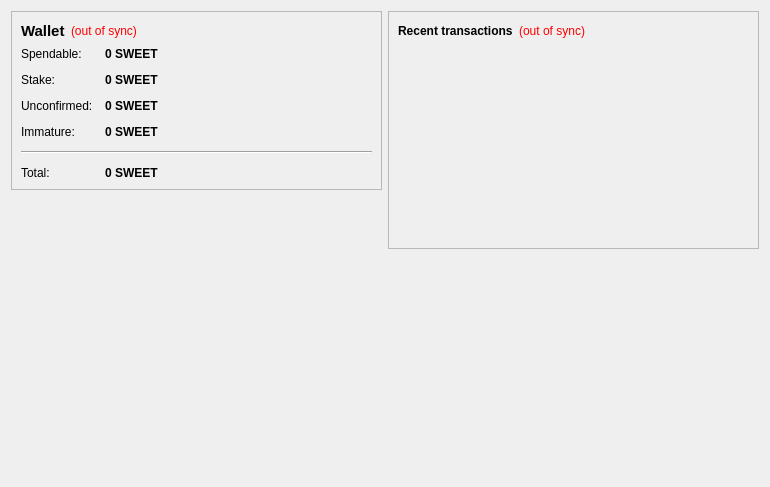
<?xml version="1.0" encoding="UTF-8"?>
<ui version="4.0">
 <class>OverviewPage</class>
 <widget class="QWidget" name="OverviewPage">
  <property name="geometry">
   <rect>
    <x>0</x>
    <y>0</y>
    <width>770</width>
    <height>487</height>
   </rect>
  </property>
  <property name="windowTitle">
   <string>Form</string>
  </property>
  <layout class="QHBoxLayout" name="horizontalLayout" stretch="1,1">
   <item>
    <layout class="QVBoxLayout" name="verticalLayout_2">
     <item>
      <widget class="QFrame" name="frame">
       <property name="frameShape">
        <enum>QFrame::StyledPanel</enum>
       </property>
       <property name="frameShadow">
        <enum>QFrame::Raised</enum>
       </property>
       <layout class="QVBoxLayout" name="verticalLayout_4">
        <item>
         <layout class="QHBoxLayout" name="horizontalLayout_4">
          <item>
           <widget class="QLabel" name="label_5">
            <property name="font">
             <font>
              <pointsize>11</pointsize>
              <weight>75</weight>
              <bold>true</bold>
             </font>
            </property>
            <property name="text">
             <string>Wallet</string>
            </property>
           </widget>
          </item>
          <item>
           <widget class="QLabel" name="labelWalletStatus">
            <property name="toolTip">
             <string>The displayed information may be out of date. Your wallet automatically synchronizes with the SweetStake network after a connection is established, but this process has not completed yet.</string>
            </property>
            <property name="styleSheet">
             <string notr="true">QLabel { color: red; }</string>
            </property>
            <property name="text">
             <string notr="true">(out of sync)</string>
            </property>
            <property name="alignment">
             <set>Qt::AlignLeading|Qt::AlignLeft|Qt::AlignVCenter</set>
            </property>
           </widget>
          </item>
          <item>
           <spacer name="horizontalSpacer_2">
            <property name="orientation">
             <enum>Qt::Horizontal</enum>
            </property>
            <property name="sizeHint" stdset="0">
             <size>
              <width>40</width>
              <height>20</height>
             </size>
            </property>
           </spacer>
          </item>
         </layout>
        </item>
        <item>
         <layout class="QFormLayout" name="formLayout_2">
          <property name="fieldGrowthPolicy">
           <enum>QFormLayout::AllNonFixedFieldsGrow</enum>
          </property>
          <property name="horizontalSpacing">
           <number>12</number>
          </property>
          <property name="verticalSpacing">
           <number>12</number>
          </property>
          <item row="0" column="0">
           <widget class="QLabel" name="label">
            <property name="text">
             <string>Spendable:</string>
            </property>
           </widget>
          </item>
          <item row="0" column="1">
           <widget class="QLabel" name="labelBalance">
            <property name="font">
             <font>
              <weight>75</weight>
              <bold>true</bold>
             </font>
            </property>
            <property name="cursor">
             <cursorShape>IBeamCursor</cursorShape>
            </property>
            <property name="toolTip">
             <string>Your current spendable balance</string>
            </property>
            <property name="text">
             <string notr="true">0 SWEET</string>
            </property>
            <property name="textInteractionFlags">
             <set>Qt::LinksAccessibleByMouse|Qt::TextSelectableByKeyboard|Qt::TextSelectableByMouse</set>
            </property>
           </widget>
          </item>
          <item row="1" column="0">
           <widget class="QLabel" name="label_6">
            <property name="text">
             <string>Stake:</string>
            </property>
           </widget>
          </item>
          <item row="1" column="1">
           <widget class="QLabel" name="labelStake">
            <property name="font">
             <font>
              <weight>75</weight>
              <bold>true</bold>
             </font>
            </property>
            <property name="cursor">
             <cursorShape>IBeamCursor</cursorShape>
            </property>
            <property name="toolTip">
             <string>Total of coins that was staked, and do not yet count toward the current balance</string>
            </property>
            <property name="text">
             <string notr="true">0 SWEET</string>
            </property>
            <property name="textInteractionFlags">
             <set>Qt::LinksAccessibleByMouse|Qt::TextSelectableByKeyboard|Qt::TextSelectableByMouse</set>
            </property>
           </widget>
          </item>
          <item row="2" column="0">
           <widget class="QLabel" name="label_3">
            <property name="text">
             <string>Unconfirmed:</string>
            </property>
           </widget>
          </item>
          <item row="2" column="1">
           <widget class="QLabel" name="labelUnconfirmed">
            <property name="font">
             <font>
              <weight>75</weight>
              <bold>true</bold>
             </font>
            </property>
            <property name="cursor">
             <cursorShape>IBeamCursor</cursorShape>
            </property>
            <property name="toolTip">
             <string>Total of transactions that have yet to be confirmed, and do not yet count toward the current balance</string>
            </property>
            <property name="text">
             <string notr="true">0 SWEET</string>
            </property>
            <property name="textInteractionFlags">
             <set>Qt::LinksAccessibleByMouse|Qt::TextSelectableByKeyboard|Qt::TextSelectableByMouse</set>
            </property>
           </widget>
          </item>
          <item row="3" column="0">
           <widget class="QLabel" name="labelImmatureText">
            <property name="text">
             <string>Immature:</string>
            </property>
           </widget>
          </item>
          <item row="3" column="1">
           <widget class="QLabel" name="labelImmature">
            <property name="font">
             <font>
              <weight>75</weight>
              <bold>true</bold>
             </font>
            </property>
            <property name="toolTip">
             <string>Mined balance that has not yet matured</string>
            </property>
            <property name="text">
             <string notr="true">0 SWEET</string>
            </property>
            <property name="textInteractionFlags">
             <set>Qt::LinksAccessibleByMouse|Qt::TextSelectableByKeyboard|Qt::TextSelectableByMouse</set>
            </property>
           </widget>
          </item>
          <item row="4" column="0" colspan="2">
           <widget class="Line" name="line">
            <property name="orientation">
             <enum>Qt::Horizontal</enum>
            </property>
           </widget>
          </item>
          <item row="5" column="0">
           <widget class="QLabel" name="labelTotalText">
            <property name="text">
             <string>Total:</string>
            </property>
           </widget>
          </item>
          <item row="5" column="1">
           <widget class="QLabel" name="labelTotal">
            <property name="font">
             <font>
              <weight>75</weight>
              <bold>true</bold>
             </font>
            </property>
            <property name="cursor">
             <cursorShape>IBeamCursor</cursorShape>
            </property>
            <property name="toolTip">
             <string>Your current total balance</string>
            </property>
            <property name="text">
             <string notr="true">0 SWEET</string>
            </property>
            <property name="textInteractionFlags">
             <set>Qt::LinksAccessibleByMouse|Qt::TextSelectableByKeyboard|Qt::TextSelectableByMouse</set>
            </property>
           </widget>
          </item>
         </layout>
        </item>
       </layout>
      </widget>
     </item>
     <item>
      <spacer name="verticalSpacer">
       <property name="orientation">
        <enum>Qt::Vertical</enum>
       </property>
       <property name="sizeHint" stdset="0">
        <size>
         <width>20</width>
         <height>40</height>
        </size>
       </property>
      </spacer>
     </item>
     <item>
      <widget class="QLabel" name="label_2">
       <property name="autoFillBackground">
        <bool>true</bool>
       </property>
       <property name="text">
        <string/>
       </property>
       <property name="pixmap">
        <pixmap resource="../bitcoin.qrc">:/icons/drmbg</pixmap>
       </property>
       <property name="scaledContents">
        <bool>false</bool>
       </property>
       <property name="margin">
        <number>0</number>
       </property>
      </widget>
     </item>
    </layout>
   </item>
   <item>
    <layout class="QVBoxLayout" name="verticalLayout_3">
     <item>
      <widget class="QFrame" name="frame_2">
       <property name="frameShape">
        <enum>QFrame::StyledPanel</enum>
       </property>
       <property name="frameShadow">
        <enum>QFrame::Raised</enum>
       </property>
       <layout class="QVBoxLayout" name="verticalLayout">
        <item>
         <layout class="QHBoxLayout" name="horizontalLayout_2">
          <item>
           <widget class="QLabel" name="label_4">
            <property name="text">
             <string>&lt;b&gt;Recent transactions&lt;/b&gt;</string>
            </property>
           </widget>
          </item>
          <item>
           <widget class="QLabel" name="labelTransactionsStatus">
            <property name="toolTip">
             <string>The displayed information may be out of date. Your wallet automatically synchronizes with the SweetStake network after a connection is established, but this process has not completed yet.</string>
            </property>
            <property name="styleSheet">
             <string notr="true">QLabel { color: red; }</string>
            </property>
            <property name="text">
             <string notr="true">(out of sync)</string>
            </property>
            <property name="alignment">
             <set>Qt::AlignRight|Qt::AlignTrailing|Qt::AlignVCenter</set>
            </property>
           </widget>
          </item>
          <item>
           <spacer name="horizontalSpacer">
            <property name="orientation">
             <enum>Qt::Horizontal</enum>
            </property>
            <property name="sizeHint" stdset="0">
             <size>
              <width>40</width>
              <height>20</height>
             </size>
            </property>
           </spacer>
          </item>
         </layout>
        </item>
        <item>
         <widget class="QListView" name="listTransactions">
          <property name="styleSheet">
           <string notr="true">QListView { background: transparent; }</string>
          </property>
          <property name="frameShape">
           <enum>QFrame::NoFrame</enum>
          </property>
          <property name="verticalScrollBarPolicy">
           <enum>Qt::ScrollBarAlwaysOff</enum>
          </property>
          <property name="horizontalScrollBarPolicy">
           <enum>Qt::ScrollBarAlwaysOff</enum>
          </property>
          <property name="selectionMode">
           <enum>QAbstractItemView::NoSelection</enum>
          </property>
         </widget>
        </item>
       </layout>
      </widget>
     </item>
     <item>
      <spacer name="verticalSpacer_2">
       <property name="orientation">
        <enum>Qt::Vertical</enum>
       </property>
       <property name="sizeHint" stdset="0">
        <size>
         <width>20</width>
         <height>40</height>
        </size>
       </property>
      </spacer>
     </item>
    </layout>
   </item>
  </layout>
 </widget>
 <resources/>
 <connections/>
</ui>
